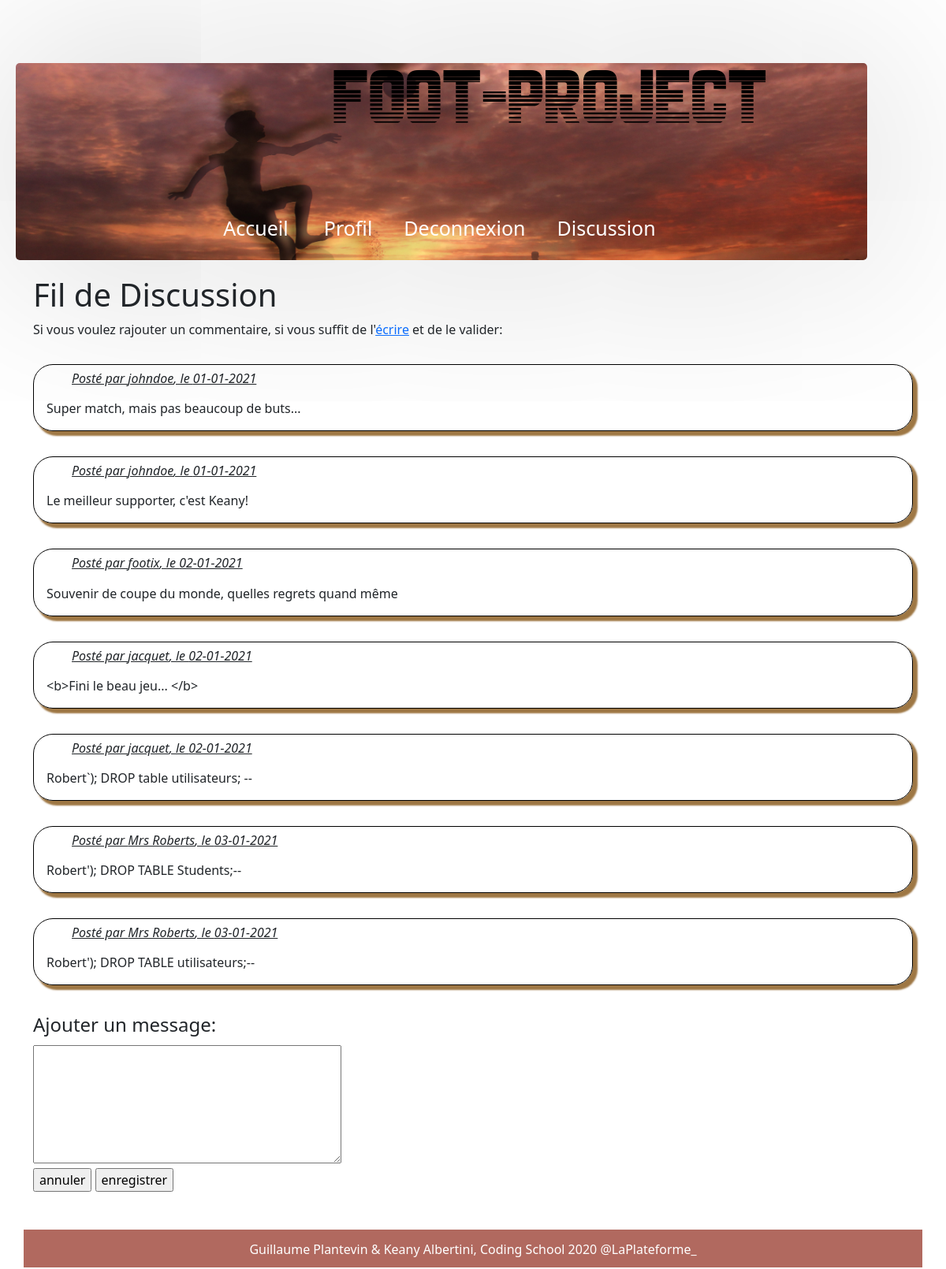
Page /discussion.php (signed in) on the committed database.
### tables this page shows
CREATE TABLE `messages` (
  `id` int(11) NOT NULL,
  `message` varchar(140) DEFAULT NULL,
  `id_utilisateur` int(11) DEFAULT NULL,
  `date` date DEFAULT NULL
);

CREATE TABLE `utilisateurs` (
  `id` int(11) NOT NULL,
  `login` varchar(255) DEFAULT NULL,
  `password` varchar(255) DEFAULT NULL
);

### discussion.php (the view, shortened to what this page needs)
<?php
	require_once('pdo.php');
	$stmt = "SELECT messages.message, utilisateurs.login, messages.date
			FROM `messages` JOIN `utilisateurs`
			WHERE utilisateurs.id = messages.id_utilisateur ORDER BY messages.id";
	if (! $result = $pdo->query($stmt) )
		$_SESSION['error'] = 'Les messages enregistrés ne peuvent pas être récupérés.';
?>
<!DOCTYPE html>
<html lang="fr">
    <?php require_once('templates/head.php');?>
    <body>
    <?php require_once('templates/header.php'); ?>
        <main class='container'>
            <h1>Fil de Discussion</h1>
            <p>Si vous voulez rajouter un commentaire, si vous suffit de l'<a href='#message'>écrire</a> et de le valider:</p>
			<?php
				while ($row = $result->fetch(PDO::FETCH_ASSOC)) {
					$orgDate = $row['date'];
					$newDate = date("d-m-Y", strtotime($orgDate));
					echo '<article class="commentaires">';
						echo '<h6>Posté par ' . $row['login'] . ', le ' . $newDate . '</h6>';
						echo '<p>' . $row['message'] . '</p>';
					echo '</article>';
				}
			?>
			<div>
				<fieldset id='message'>
					<legend>Ajouter un message:</legend>
					<form action="" method="POST">
						<textarea name="message" id="message" cols="40" rows="6"></textarea>
						<br />
						<input class='button' type='submit' name='cancel' value='annuler'>
						<input class='button' type="submit" name='submit' value="enregistrer">
					</form>
				</fieldset>
			</div>
        </main>
        <?php require_once('templates/footer.php'); ?>
    </body>
</html>

### templates/head.php (shortened to what this page needs)
<head>
	<link href="https://cdn.jsdelivr.net/npm/bootstrap@5.0.0-beta1/dist/css/bootstrap.min.css" rel="stylesheet">
	<link rel="stylesheet" type="text/css" href="styles/style.css">
</head>

### templates/header.php (shortened to what this page needs)
<header>
	<div class="div1-accueil">
		<h1 class="h1-accueil"> FOOT-PROJECT </h1>
	</div>
	<nav>
		<ol class="breadcrumb " itemscope itemtype="http://schema.org/BreadcrumbList">
			<li itemprop="itemListElement" itemscope itemtype="http://schema.org/ListItem">
				<a itemprop="item" href="index.php"><span itemprop="name">Accueil</span></a>
			</li>
			<li itemprop="itemListElement" itemscope itemtype="http://schema.org/ListItem">
				 <?php
					if(isset($_SESSION['login']))
						echo "<a itemprop=\"item\" href=\"profil.php\"><span itemprop=\"name\">Profil</span></a><meta itemprop=\"position\" content=\"3\" /></li>";
					else
						echo  "<a itemprop=\"item\" href=\"inscription.php\"><span itemprop=\"name\">Inscription</span></a><meta itemprop=\"position\" content=\"3\" /></li>" ;
            	?>
			<li itemprop="itemListElement" itemscope itemtype="http://schema.org/ListItem">
				<?php
					if(isset($_SESSION['login']))
						echo "<a itemprop=\"item\" href=\"deconnexion.php\"><span itemprop=\"name\">Deconnexion</span></a><meta itemprop=\"position\" content=\"3\" /></li>" ;
					else
						echo  "<a itemprop=\"item\" href=\"connexion.php\"><span itemprop=\"name\">Connexion</span></a><meta itemprop=\"position\" content=\"3\" /></li>" ;
				?>
			<li itemprop="itemListElement" itemscope itemtype="http://schema.org/ListItem">
				<a itemprop="item" href="discussion.php"><span itemprop="name">Discussion</span></a><meta itemprop="position" content="4" />
			</li>
		</ol>
	</nav>
</header>

### templates/footer.php
<footer class='container footer'>
    <p>Guillaume Plantevin & Keany Albertini, Coding School 2020 @LaPlateforme_</p>
</footer>

### styles/style.css (style rules this page uses)
.h1-accueil { font-family: "titre"; text-align: center; font-size: 90px; height: 250px; color: black; margin-left: 275px; }
header { margin:20px; height: 250px; border-radius: 5px; width: 90%; height: 250px; border-radius: 5px; box-shadow: 0 0 20em lightgrey; background: no-repeat center url(../images/bk3.jpg); background-size: cover; }
.div1-accueil { margin-top: 80px; }
nav { margin-top: -80px; display: flex; justify-content: center; }
.breadcrumb { list-style-type: none; padding: 0; }
li { display: inline-block; position: relative; }
li:last-child a { cursor: default; }
li:last-child::before { background: #d88d5d; }
li:last-child::after { background: #d88d5d; }
li::before, li::after { content: ""; position: absolute; left: 0; height: 50%; width: 100%; background:#d88d5d; border-left: 2px solid black; border-right: 2px solid black; z-index: -2; }
li::before { top: -2px; transform: skew(30deg); border-top: 2px solid #666; }
li::after { bottom: -2px; transform: skew(-30deg); border-bottom: 2px solid #666; }
header a { font-size: 25px; font-weight: 400; display: inline-block; position: relative; line-height: 2.5; padding: 0 20px; color: white; text-decoration: none; }
li:first-child { left: -5px; box-sizing: content-box; }
li:first-child::before, li:first-child::after { left: 5px; }
.commentaires { margin: 2em 0; border: 1px solid black; border-radius: 25px; box-shadow: 5px 5px 2px 1px rgba(126, 74, 6, 0.753); }
.commentaires h6 { text-decoration: underline; font-style: italic; padding: .5em 0; text-indent: 3em; }
.commentaires p { padding-left: 1em; }
.footer { background-color: #B1695F; color: white; height: 3em; margin-top: 3em; text-align: center; }
.footer p { padding: .8em 0; }

### rows in the picture
messages: id_utilisateur.login "johndoe", message "Super match, mais pas beaucoup de buts..."
messages: id_utilisateur.login "johndoe", message "Le meilleur supporter, c'est Keany!"
messages: id_utilisateur.login "footix", message "Souvenir de coupe du monde, quelles regrets quand même"
messages: id_utilisateur.login "jacquet", message "<b>Fini le beau jeu... </b>"
messages: id_utilisateur.login "jacquet", message "Robert`); DROP table utilisateurs; --"
messages: id_utilisateur.login "Mrs Roberts", message "Robert'); DROP TABLE Students;--"
messages: id_utilisateur.login "Mrs Roberts", message "Robert'); DROP TABLE utilisateurs;--"
